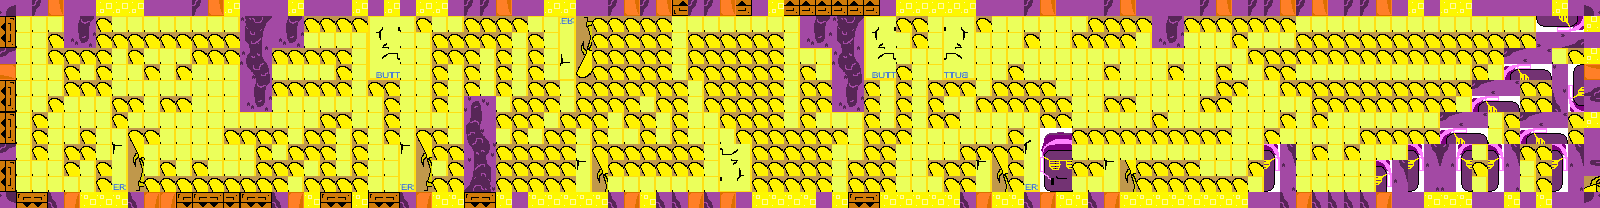

This is a level from a 2D game, rendered from its Tiled map with the project's own tilesets. A one-line summary and the map file follow, with tile-layer data summarised:
An orthogonal 100x13 tile map with 16x16 px tiles, 2 tile layers (Graphics, Layer 2) and 28 objects.

<map version="1.0" tiledversion="1.0.3" orientation="orthogonal" renderorder="right-down" width="100" height="13" tilewidth="16" tileheight="16" nextobjectid="63">
 <tileset firstgid="1" source="jammy.tsx" />
 <layer name="Graphics" width="100" height="13">
  <data>[1300 cells, 1300 non-empty, 55 distinct tile ids]</data>
 </layer>
 <layer name="Layer 2" width="100" height="13">
  <data>[1300 cells, 0 non-empty, 0 distinct tile ids]</data>
 </layer>
 <objectgroup name="Object Layer 1" offsetx="-1" offsety="0">
  <object id="12" x="0" y="0" width="1600" height="16" />
  <object id="14" x="1584" y="0" width="16" height="208" />
  <object id="15" x="0" y="192" width="1600" height="16" />
  <object id="16" x="0" y="0" width="16" height="208" />
  <object id="19" x="80" y="16" width="16" height="32" />
  <object id="21" x="112" y="144" width="32" height="48" />
  <object id="22" x="240" y="16" width="32" height="96" />
  <object id="23" x="272" y="16" width="32" height="32" />
  <object id="24" x="368" y="0" width="32" height="64" />
  <object id="26" x="464" y="96" width="32" height="112" />
  <object id="27" x="400" y="144" width="32" height="48" />
  <object id="28" x="576" y="160" width="32" height="48" />
  <object id="29" x="560" y="0" width="32" height="64" />
  <object id="30" x="720" y="144" width="32" height="48" />
  <object id="31" x="816" y="0" width="16" height="48" />
  <object id="32" x="832" y="0" width="32" height="112" />
  <object id="33" x="864" y="0" width="32" height="64" />
  <object id="35" x="944" y="16" width="32" height="48" />
  <object id="36" x="976" y="160" width="32" height="32" />
  <object id="38" x="1104" y="160" width="32" height="48" />
  <object id="39" x="1152" y="0" width="32" height="48" />
  <object id="40" x="1264" y="144" width="32" height="64" />
  <object id="41" x="1376" y="160" width="208" height="48" />
  <object id="42" x="1408" y="144" width="176" height="16" />
  <object id="43" x="1440" y="112" width="144" height="32" />
  <object id="44" x="1472" y="80" width="112" height="32" />
  <object id="47" x="1504" y="48" width="80" height="32" />
  <object id="48" x="1536" y="16" width="48" height="32" />
 </objectgroup>
 <objectgroup name="Object Layer 3" />
 <objectgroup name="Object Layer 4" />
 <objectgroup name="Object Layer 2" />
 <objectgroup name="Enemies" />
</map>